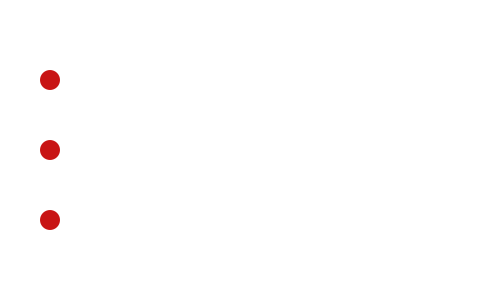
Frame 1 (no input)
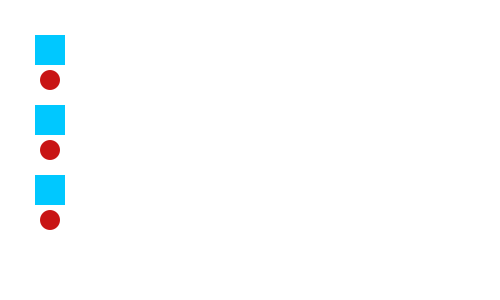
Frame 60 (the mouse pressed at the canvas centre just before this capture)
Frame 120 (the mouse held since frame 60 and released just before this capture): identical to frame 60, image omitted

The Processing sketch that drew these frames (run headless with seeded random() and noise(); from frame 60 on, the mouse is pressed at the canvas centre):

// Processing sketch: STRESSFORMANCE_classes
// ── STRESSFORMANCE_classes.pde
Worker1 a;
Worker2 b;
Worker3 c;

void setup() {
  size (500, 300);
  a = new Worker1();
  b = new Worker2();
  c = new Worker3();
}

void draw() {
  background (255);
  
  //Worker 1
  a.displayProduct();
  a.displayWorker();
  a.applyStress();
  
  //Worker 2
  b.displayProduct();
  b.displayWorker();
  b.applyStress();
  
  //Worker 3
  c.displayProduct();
  c.displayWorker();
  c.applyStress();
}
// ── worker1.pde
class Worker1 {

  int ballSize = 20;
  float ballX = 50; 
  float ballXSpeed;
  float red;
  float green;
  float blue;

  int btX;
  int btY;
  int btSize;


  void displayProduct() {
    ellipseMode(CENTER);
    noStroke();
    fill(200, 20, 20);
    ellipse(ballX, 80, ballSize, ballSize);
    ballX = ballX + ballXSpeed;

    if (ballX > width) {
      ballX = 0;
    }
  }

  void displayWorker() {
    rectMode(CENTER);
    noStroke();
    fill(red, green, blue);
    rect(btX, btY, btSize, btSize);
    btSize = 30;
    btX = 50;
    btY = 50;
    red = 0;
    green = 200;
    blue = 255;

    if (ballXSpeed > 10) {
      ballXSpeed = ballXSpeed * -1;
    }
  }

  void applyStress() {
  //  void mouseClicked() {
      if ((mouseX >= btX && mouseX <= btX+btSize)&&(mouseY >= btY && mouseY <= btY+btSize)) {
        if (mousePressed && (mouseButton == LEFT)) {
        ballXSpeed = ballXSpeed + 0.2;
        red = red + 20;
        green = green - 40;
      }
    }
  }
}
// ── worker2.pde
class Worker2 {

  int ballSize = 20;
  float ballX = 50; 
  float ballXSpeed;
  float red;
  float green;
  float blue;

  int btX;
  int btY;
  int btSize;


  void displayProduct() {
    ellipseMode(CENTER);
    noStroke();
    fill(200,20,20);
    ellipse(ballX, 150, ballSize, ballSize);
    ballX = ballX + ballXSpeed;

    if (ballX > width) {
      ballX = 0;
    }
  }

  void displayWorker() {
    rectMode(CENTER);
    noStroke();
    fill(red, green, blue);
    rect(btX, btY, btSize, btSize);
    btSize = 30;
    btX = 50;
    btY = 120;
    red = 0;
    green = 200;
    blue = 255;

    if (ballXSpeed > 10) {
      ballXSpeed = ballXSpeed * -1;
    }
  }

  void applyStress() {
    if ((mouseX >= btX && mouseX <= btX+btSize)&&(mouseY >= btY && mouseY <= btY+btSize)) {
      if (mousePressed && (mouseButton == LEFT)) {
        ballXSpeed = ballXSpeed + 0.2;
        red = red + 20;
        green = green - 40;
      }
    }
  }
}
// ── worker3.pde
class Worker3 {

  int ballSize = 20;
  float ballX = 50; 
  float ballXSpeed;
  float red;
  float green;
  float blue;

  int btX;
  int btY;
  int btSize;


  void displayProduct() {
    ellipseMode(CENTER);
    noStroke();
    fill(200,20,20);
    ellipse(ballX, 220, ballSize, ballSize);
    ballX = ballX + ballXSpeed;

    if (ballX > width) {
      ballX = 0;
    }
  }

  void displayWorker() {
    rectMode(CENTER);
    noStroke();
    fill(red, green, blue);
    rect(btX, btY, btSize, btSize);
    btSize = 30;
    btX = 50;
    btY = 190;
    red = 0;
    green = 200;
    blue = 255;

    if (ballXSpeed > 10) {
      ballXSpeed = ballXSpeed * -1;
    }
  }

  void applyStress() {
    if ((mouseX >= btX && mouseX <= btX+btSize)&&(mouseY >= btY && mouseY <= btY+btSize)) {
      if (mousePressed && (mouseButton == LEFT)) {
        ballXSpeed = ballXSpeed + 0.2;
        red = red + 20;
        green = green - 40;
      }
    }
  }
}
